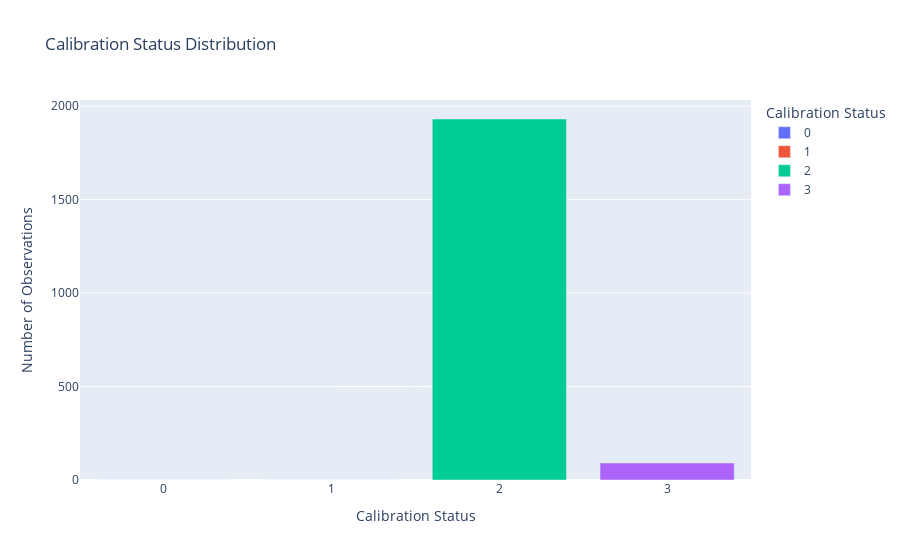

Here is the notebook cell this chart was saved with:
### Code cell
all_calibration_statuses = [0, 1, 2, 3]
calibration_counts = data['calibration_status'].value_counts().reindex(all_calibration_statuses, fill_value=0)

calibration_df = pd.DataFrame({'Calibration Status': calibration_counts.index.astype(str), 'Number of Observations': calibration_counts.values})

fig = px.bar(calibration_df, x='Calibration Status', y='Number of Observations', title='Calibration Status Distribution', 
             labels={'Calibration Status': 'Calibration Status', 'Number of Observations': 'Number of Observations'}, 
             color='Calibration Status')

fig.show()

### Figure 1 — Plotly figure (JSON) as saved in the notebook; plotly's stock layout.template omitted (floating-point values rounded to 4 significant figures)
{"data": [{"alignmentgroup": "True", "hovertemplate": "Calibration Status=%{x}<br>Number of Observations=%{y}<extra></extra>", "legendgroup": "0", "marker": {"color": "#636efa", "pattern": {"shape": ""}}, "name": "0", "offsetgroup": "0", "orientation": "v", "showlegend": true, "textposition": "auto", "type": "bar", "x": ["0"], "xaxis": "x", "y": [0], "yaxis": "y"}, {"alignmentgroup": "True", "hovertemplate": "Calibration Status=%{x}<br>Number of Observations=%{y}<extra></extra>", "legendgroup": "1", "marker": {"color": "#EF553B", "pattern": {"shape": ""}}, "name": "1", "offsetgroup": "1", "orientation": "v", "showlegend": true, "textposition": "auto", "type": "bar", "x": ["1"], "xaxis": "x", "y": [0], "yaxis": "y"}, {"alignmentgroup": "True", "hovertemplate": "Calibration Status=%{x}<br>Number of Observations=%{y}<extra></extra>", "legendgroup": "2", "marker": {"color": "#00cc96", "pattern": {"shape": ""}}, "name": "2", "offsetgroup": "2", "orientation": "v", "showlegend": true, "textposition": "auto", "type": "bar", "x": ["2"], "xaxis": "x", "y": [1931], "yaxis": "y"}, {"alignmentgroup": "True", "hovertemplate": "Calibration Status=%{x}<br>Number of Observations=%{y}<extra></extra>", "legendgroup": "3", "marker": {"color": "#ab63fa", "pattern": {"shape": ""}}, "name": "3", "offsetgroup": "3", "orientation": "v", "showlegend": true, "textposition": "auto", "type": "bar", "x": ["3"], "xaxis": "x", "y": [91], "yaxis": "y"}], "layout": {"barmode": "relative", "legend": {"title": {"text": "Calibration Status"}, "tracegroupgap": 0}, "title": {"text": "Calibration Status Distribution"}, "xaxis": {"anchor": "y", "categoryarray": ["0", "1", "2", "3"], "categoryorder": "array", "domain": [0, 1], "title": {"text": "Calibration Status"}}, "yaxis": {"anchor": "x", "domain": [0, 1], "title": {"text": "Number of Observations"}}}}
